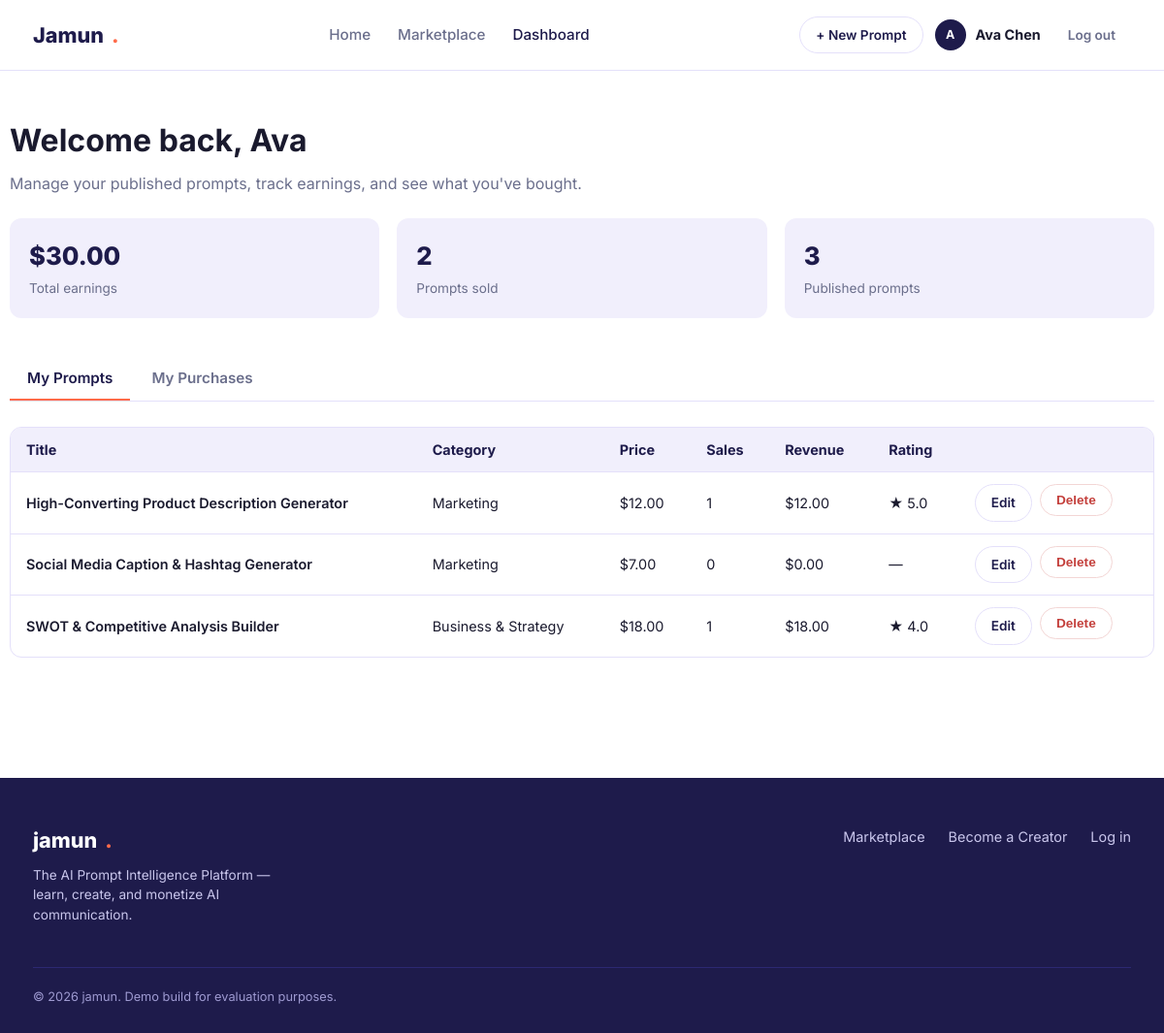
The app's page /dashboard (signed in) with its own data.
### tables this page shows
CREATE TABLE users (
    id            INTEGER PRIMARY KEY AUTOINCREMENT,
    name          TEXT NOT NULL,
    email         TEXT NOT NULL UNIQUE,
    password_hash TEXT NOT NULL,
    role          TEXT NOT NULL DEFAULT 'buyer' CHECK (role IN ('buyer', 'creator')),
    bio           TEXT DEFAULT '',
    created_at    TEXT NOT NULL DEFAULT (datetime('now'))
);

CREATE TABLE prompts (
    id            INTEGER PRIMARY KEY AUTOINCREMENT,
    creator_id    INTEGER NOT NULL,
    title         TEXT NOT NULL,
    description   TEXT NOT NULL,
    category      TEXT NOT NULL,
    target_model  TEXT NOT NULL,
    price         REAL NOT NULL CHECK (price >= 0),
    content       TEXT NOT NULL,      -- full prompt text, only revealed after purchase
    preview       TEXT NOT NULL,      -- short teaser shown to everyone
    sales_count   INTEGER NOT NULL DEFAULT 0,
    created_at    TEXT NOT NULL DEFAULT (datetime('now')),
    FOREIGN KEY (creator_id) REFERENCES users(id) ON DELETE CASCADE
);

### app.py (the view)
@app.route("/dashboard")
def dashboard():
    user = current_user()
    if not user:
        return login_required_redirect()
    db = get_db()
    my_prompts = db.execute(
        """
        SELECT p.*,
               (SELECT COUNT(*) FROM purchases WHERE prompt_id = p.id) AS total_sales,
               (SELECT COALESCE(SUM(price_paid), 0) FROM purchases WHERE prompt_id = p.id) AS total_revenue,
               (SELECT ROUND(AVG(rating), 1) FROM reviews WHERE prompt_id = p.id) AS avg_rating
        FROM prompts p
        WHERE p.creator_id = ?
        ORDER BY p.created_at DESC
        """,
        (user["id"],),
    ).fetchall()
    total_earnings = sum(p["total_revenue"] for p in my_prompts)
    total_sales = sum(p["total_sales"] for p in my_prompts)
    my_purchases = db.execute(
        """
        SELECT p.id, p.title, p.price, pu.purchased_at, u.name AS creator_name
        FROM purchases pu
        JOIN prompts p ON p.id = pu.prompt_id
        JOIN users u ON u.id = p.creator_id
        WHERE pu.buyer_id = ?
        ORDER BY pu.purchased_at DESC
        """,
        (user["id"],),
    ).fetchall()
    return render_template(
        "dashboard.html",
        prompts=my_prompts, total_earnings=total_earnings,
        total_sales=total_sales, my_purchases=my_purchases,
    )

### app.py (called while the page is built)
def get_db():
    if "db" not in g:
        g.db = sqlite3.connect(DB_PATH)
        g.db.row_factory = sqlite3.Row
        g.db.execute("PRAGMA foreign_keys = ON")
    return g.db

def current_user():
    uid = session.get("user_id")
    if not uid:
        return None
    db = get_db()
    return db.execute("SELECT * FROM users WHERE id = ?", (uid,)).fetchone()

@app.context_processor
def inject_globals():
    return {
        "current_user": current_user(),
        "categories": CATEGORIES,
        "target_models": TARGET_MODELS,
    }

### templates/dashboard.html (shortened to what this page needs)
{% extends "base.html" %}
{% block content %}
<div class="container page-title-block">
  <h1>Welcome back, {{ current_user.name.split(' ')[0] }}</h1>
  <p>Manage your published prompts, track earnings, and see what you've bought.</p>
</div>
<div class="container section" style="padding-top:12px;">
  {% if current_user.role == 'creator' %}
  <div class="stat-row">
    <div class="stat-card">
      <div class="num">${{ "%.2f"|format(total_earnings) }}</div>
      <div class="label">Total earnings</div>
    </div>
    <div class="stat-card">
      <div class="num">{{ total_sales }}</div>
      <div class="label">Prompts sold</div>
    </div>
    <div class="stat-card">
      <div class="num">{{ prompts|length }}</div>
      <div class="label">Published prompts</div>
    </div>
  </div>
  {% endif %}
  <div class="tab-nav">
    {% if current_user.role == 'creator' %}
    <button class="tab-btn active" data-tab="mine">My Prompts</button>
    {% endif %}
    <button class="tab-btn {% if current_user.role != 'creator' %}active{% endif %}" data-tab="purchases">My Purchases</button>
  </div>
  {% if current_user.role == 'creator' %}
  <div class="tab-panel active" id="tab-mine">
    {% if prompts %}
    <div class="table-wrap">
      <table>
        <thead>
          <tr><th>Title</th><th>Category</th><th>Price</th><th>Sales</th><th>Revenue</th><th>Rating</th><th></th></tr>
        </thead>
        <tbody>
          {% for p in prompts %}
          <tr>
            <td><a href="{{ url_for('prompt_detail', prompt_id=p.id) }}" style="font-weight:600;">{{ p.title }}</a></td>
            <td>{{ p.category }}</td>
            <td>${{ "%.2f"|format(p.price) }}</td>
            <td>{{ p.total_sales }}</td>
            <td>${{ "%.2f"|format(p.total_revenue) }}</td>
            <td>{% if p.avg_rating %}★ {{ p.avg_rating }}{% else %}—{% endif %}</td>
            <td>
              <div class="row-actions">
                <a href="{{ url_for('edit_prompt', prompt_id=p.id) }}" class="btn btn-outline btn-sm">Edit</a>
                <form method="POST" action="{{ url_for('delete_prompt', prompt_id=p.id) }}" onsubmit="return confirm('Delete this prompt permanently?');">
                  <button type="submit" class="btn btn-danger btn-sm">Delete</button>
                </form>
              </div>
            </td>
          </tr>
          {% endfor %}
        </tbody>
      </table>
    </div>
    {% else %}
    <div class="empty-state">
      <div class="empty-icon">📝</div>
      <p>You haven't published any prompts yet.</p>
      <a href="{{ url_for('create_prompt') }}" class="btn btn-primary">Publish your first prompt</a>
    </div>
    {% endif %}
  </div>
  {% endif %}
</div>
{% endblock %}

### templates/base.html (shortened to what this page needs)
<!DOCTYPE html>
<html lang="en">
<head>
<link rel="stylesheet" href="{{ url_for('static', filename='css/style.css') }}">
</head>
<body>
<nav class="navbar">
  <div class="container">
    <a href="{{ url_for('index') }}" class="brand">Jamun<span class="dot">.</span></a>
    <div class="nav-links">
      <a href="{{ url_for('index') }}" class="nav-link {% if request.endpoint=='index' %}active{% endif %}">Home</a>
      <a href="{{ url_for('marketplace') }}" class="nav-link {% if request.endpoint=='marketplace' %}active{% endif %}">Marketplace</a>
      {% if current_user %}
      <a href="{{ url_for('dashboard') }}" class="nav-link {% if request.endpoint and request.endpoint.startswith('dashboard') %}active{% endif %}">Dashboard</a>
      {% endif %}
    </div>
    <div class="nav-auth">
      {% if current_user %}
        {% if current_user.role == 'creator' %}
        <a href="{{ url_for('create_prompt') }}" class="btn btn-outline btn-sm">+ New Prompt</a>
        {% endif %}
        <div class="nav-user">
          <div class="avatar" style="width:32px;height:32px;font-size:0.78rem;">{{ current_user.name[0]|upper }}</div>
          <span><strong>{{ current_user.name }}</strong></span>
        </div>
        <a href="{{ url_for('logout') }}" class="btn btn-ghost btn-sm">Log out</a>
      {% else %}
        <a href="{{ url_for('login') }}" class="btn btn-ghost btn-sm">Log in</a>
        <a href="{{ url_for('signup') }}" class="btn btn-primary btn-sm">Sign up free</a>
      {% endif %}
    </div>
  </div>
</nav>
<main>
{% block content %}{% endblock %}
</main>
<footer>
  <div class="container">
    <div class="footer-grid">
      <div>
        <a href="{{ url_for('index') }}" class="brand">jamun<span class="dot" style="color:var(--coral)">.</span></a>
        <p style="max-width:280px; font-size:0.85rem; margin-top:10px;">The AI Prompt Intelligence Platform — learn, create, and monetize AI communication.</p>
      </div>
      <ul class="footer-links">
        <li><a href="{{ url_for('marketplace') }}">Marketplace</a></li>
        <li><a href="{{ url_for('signup') }}">Become a Creator</a></li>
        <li><a href="{{ url_for('login') }}">Log in</a></li>
      </ul>
    </div>
    <div class="footer-bottom">© 2026 jamun. Demo build for evaluation purposes.</div>
  </div>
</footer>
</body>
</html>

### static/css/style.css (style rules this page uses)
:root { --navy: #1E1B4B; --navy-2: #2C2872; --lilac: #F1EFFC; --lilac-2: #E4E0FA; --coral: #FF6B4A; --coral-dark: #E85535; --purple: #8E86D6; --teal: #17A398; --ink: #1A1A2E; --muted: #6B6F8C; --white: #FFFFFF; --border: #E4E0FA; --success: #1A8A4C; --danger: #C4403C; --radius: 12px; --shadow: 0 4px 18px rgba(30, 27, 75, 0.08); --shadow-lg: 0 10px 30px rgba(30, 27, 75, 0.14); --max-width: 1180px; }
* { box-sizing: border-box; }
html, body { margin: 0; padding: 0; font-family: "Inter", -apple-system, BlinkMacSystemFont, "Segoe UI", Roboto, sans-serif; color: var(--ink); background: var(--white); line-height: 1.5; }
a { color: inherit; text-decoration: none; }
ul { list-style: none; margin: 0; padding: 0; }
.container { max-width: var(--max-width); margin: 0 auto; padding: 0 24px; }
.btn { display: inline-flex; align-items: center; justify-content: center; gap: 8px; padding: 12px 22px; border-radius: 999px; font-weight: 600; font-size: 0.95rem; border: none; cursor: pointer; transition: transform 0.15s ease, box-shadow 0.15s ease, background 0.15s ease; white-space: nowrap; }
.btn-outline { background: transparent; color: var(--navy); border: 1.5px solid var(--border); }
.btn-ghost { background: transparent; color: var(--muted); }
.btn-danger { background: transparent; color: var(--danger); border: 1.5px solid #F3D6D5; }
.btn-sm { padding: 8px 16px; font-size: 0.85rem; }
.navbar { border-bottom: 1px solid var(--border); position: sticky; top: 0; background: rgba(255,255,255,0.96); backdrop-filter: blur(6px); z-index: 100; }
.navbar .container { display: flex; align-items: center; justify-content: space-between; height: 72px; }
.brand { font-weight: 800; font-size: 1.35rem; color: var(--navy); display: flex; align-items: center; gap: 8px; }
.brand .dot { color: var(--coral); }
.nav-links { display: flex; align-items: center; gap: 28px; }
.nav-links a.nav-link { font-weight: 500; color: var(--muted); font-size: 0.95rem; }
.nav-links a.nav-link:hover, .nav-links a.nav-link.active { color: var(--navy); }
.nav-auth { display: flex; align-items: center; gap: 12px; }
.nav-user { display: flex; align-items: center; gap: 10px; font-size: 0.9rem; color: var(--muted); }
.nav-user strong { color: var(--ink); }
.section { padding: 64px 0; }
.avatar { width: 38px; height: 38px; border-radius: 50%; background: var(--navy); color: var(--white); display: flex; align-items: center; justify-content: center; font-weight: 700; font-size: 0.9rem; flex-shrink: 0; }
.stat-row { display: grid; grid-template-columns: repeat(auto-fit, minmax(180px, 1fr)); gap: 18px; margin-bottom: 40px; }
.stat-card { background: var(--lilac); border-radius: var(--radius); padding: 20px; }
.stat-card .num { font-size: 1.6rem; font-weight: 800; color: var(--navy); }
.stat-card .label { color: var(--muted); font-size: 0.85rem; margin-top: 4px; }
.table-wrap { overflow-x: auto; border: 1px solid var(--border); border-radius: var(--radius); }
table { width: 100%; border-collapse: collapse; font-size: 0.9rem; }
thead th { text-align: left; background: var(--lilac); padding: 12px 16px; color: var(--navy); font-weight: 700; white-space: nowrap; }
tbody td { padding: 12px 16px; border-top: 1px solid var(--border); vertical-align: middle; }
.row-actions { display: flex; gap: 8px; }
.tab-nav { display: flex; gap: 4px; margin-bottom: 26px; border-bottom: 1px solid var(--border); }
.tab-btn { padding: 12px 18px; font-weight: 600; color: var(--muted); border-bottom: 2px solid transparent; cursor: pointer; background: none; border-left: none; border-right: none; border-top: none; font-size: 0.95rem; font-family: inherit; }
.tab-btn.active { color: var(--navy); border-bottom-color: var(--coral); }
.tab-panel { display: none; }
.tab-panel.active { display: block; }
footer { background: var(--navy); color: #C9C6EC; padding: 48px 0 28px; margin-top: 60px; }
.footer-grid { display: flex; justify-content: space-between; flex-wrap: wrap; gap: 24px; margin-bottom: 30px; }
footer .brand { color: var(--white); }
.footer-links { display: flex; gap: 24px; flex-wrap: wrap; }
.footer-links a { font-size: 0.9rem; color: #C9C6EC; }
.footer-bottom { border-top: 1px solid var(--navy-2); padding-top: 20px; font-size: 0.8rem; color: #9E9AD1; }
.page-title-block { padding: 48px 0 12px; }
.page-title-block h1 { font-size: 2rem; margin: 0 0 8px; }
.page-title-block p { color: var(--muted); margin: 0; }

### records on screen
users: name "A", name "Ava Chen", name "Ava"
prompts: title "High-Converting Product Description Generator", category "Marketing", price "12.00", total_sales "1", total_revenue "12.00", avg_rating "5.0"
prompts: title "Social Media Caption & Hashtag Generator", category "Marketing", price "7.00", total_sales "0", total_revenue "0.00"
prompts: title "SWOT & Competitive Analysis Builder", category "Business & Strategy", price "18.00", total_sales "1", total_revenue "18.00", avg_rating "4.0"

### other values on screen
{{ "%.2f"|format(total_earnings) }} "30.00"
{{ total_sales }} "2"
{{ prompts|length }} "3"
